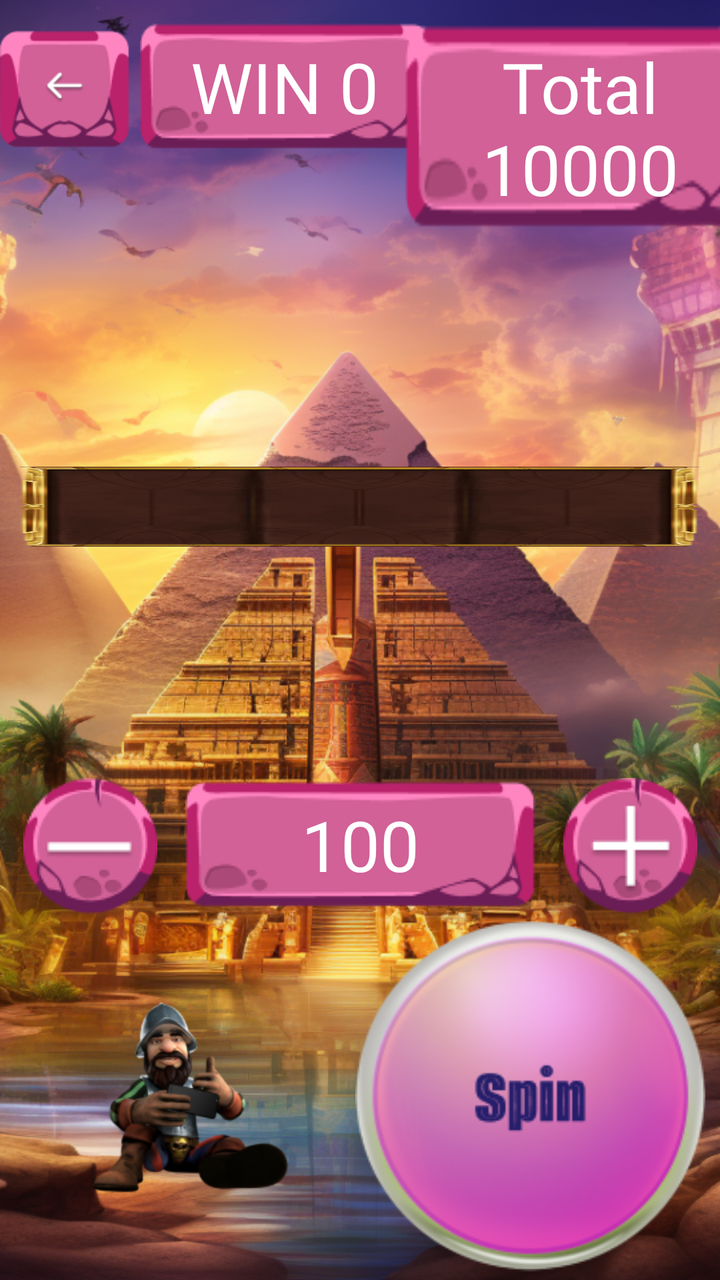
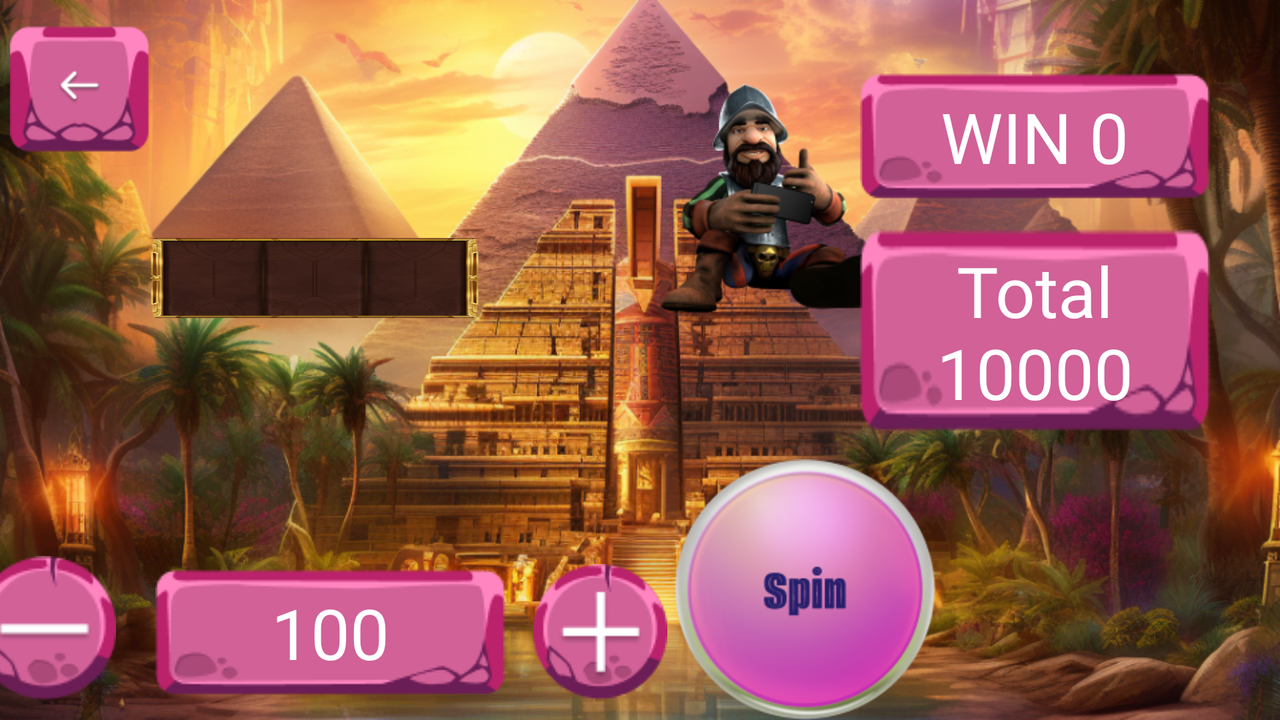

One screen, two layout resources from the same app: the default and the repository's alternative for another configuration. Each is rendered where Android would select it; the XML of both is given below.
<!-- AndroidManifest.xml: application theme Theme.PyramideLuck -->
<!-- res/layout/fragment_game_first.xml -->
<?xml version="1.0" encoding="utf-8"?>
<androidx.constraintlayout.widget.ConstraintLayout xmlns:android="http://schemas.android.com/apk/res/android"
    xmlns:app="http://schemas.android.com/apk/res-auto"
    xmlns:tools="http://schemas.android.com/tools"
    android:id="@+id/background_first_second_game"
    android:layout_width="match_parent"
    android:layout_height="match_parent"
    android:background="@drawable/background_first_game"
    tools:context=".ui.main.scene.games.GameFirstFragment">

    <androidx.constraintlayout.widget.ConstraintLayout
        android:id="@+id/status_game"
        android:layout_width="wrap_content"
        android:layout_height="0dp"
        app:layout_constraintEnd_toEndOf="parent"
        app:layout_constraintStart_toStartOf="parent"
        app:layout_constraintTop_toTopOf="parent">

        <ImageView
            android:id="@+id/btn_back"
            android:layout_width="@dimen/dp65"
            android:layout_height="0dp"
            android:clickable="true"
            android:contentDescription="@string/btn_back"
            android:focusable="true"
            android:src="@drawable/btn_back"
            app:layout_constraintStart_toStartOf="parent"
            app:layout_constraintTop_toTopOf="parent"
            tools:ignore="ImageContrastCheck" />

        <TextView
            android:id="@+id/text_win"
            android:layout_width="@dimen/dp145"
            android:layout_height="0dp"
            android:layout_marginStart="5dp"
            android:layout_marginTop="10dp"
            android:background="@drawable/text_background"
            android:fontFamily="@font/alumni_sans_inline_one"
            android:padding="@dimen/dp10"
            android:text="@string/title_win"
            android:textAlignment="center"
            android:textColor="@color/white"
            android:textSize="@dimen/size_textDescription"
            app:layout_constraintStart_toEndOf="@+id/btn_back"
            app:layout_constraintTop_toTopOf="parent" />

        <TextView
            android:id="@+id/text_total"
            android:layout_width="@dimen/dp175"
            android:layout_height="0dp"
            android:layout_marginStart="5dp"
            android:layout_marginTop="10dp"
            android:background="@drawable/text_background"
            android:fontFamily="@font/alumni_sans_inline_one"
            android:padding="@dimen/dp10"
            android:text="@string/title_total"
            android:textAlignment="center"
            android:textColor="@color/white"
            android:textSize="@dimen/size_textDescription"
            app:layout_constraintEnd_toEndOf="parent"
            app:layout_constraintStart_toEndOf="@+id/text_win"
            app:layout_constraintTop_toTopOf="parent" />

    </androidx.constraintlayout.widget.ConstraintLayout>

    <androidx.recyclerview.widget.RecyclerView
        android:id="@+id/sceneGame"
        android:layout_width="match_parent"
        android:layout_height="wrap_content"
        android:layout_gravity="center"
        android:layout_margin="@dimen/dp10"
        android:background="@drawable/container_slots_game"
        android:orientation="vertical"
        android:padding="@dimen/dp20"
        app:layout_constraintBottom_toTopOf="@+id/control_game"
        app:layout_constraintEnd_toEndOf="parent"
        app:layout_constraintStart_toStartOf="parent"
        app:layout_constraintTop_toBottomOf="@+id/status_game" />

    <androidx.constraintlayout.widget.ConstraintLayout
        android:id="@+id/control_game"
        android:layout_width="wrap_content"
        android:layout_height="0dp"
        app:layout_constraintBottom_toBottomOf="parent"
        app:layout_constraintEnd_toEndOf="parent"
        app:layout_constraintStart_toStartOf="parent">

        <ImageView
            android:id="@+id/btn_minus"
            android:layout_width="@dimen/dp75"
            android:layout_height="0dp"
            android:clickable="true"
            android:contentDescription="@string/btn_minus"
            android:focusable="true"
            android:src="@drawable/btn_minus"
            app:layout_constraintStart_toStartOf="parent"
            app:layout_constraintTop_toTopOf="parent"
            tools:ignore="ImageContrastCheck" />

        <ImageView
            android:id="@+id/btn_plus"
            android:layout_width="@dimen/dp75"
            android:layout_height="0dp"
            android:layout_marginStart="10dp"
            android:clickable="true"
            android:contentDescription="@string/btn_exit"
            android:focusable="true"
            android:src="@drawable/btn_plus"
            app:layout_constraintStart_toEndOf="@+id/text_bid"
            app:layout_constraintTop_toTopOf="parent"
            tools:ignore="ImageContrastCheck" />

        <TextView
            android:id="@+id/text_bid"
            android:layout_width="@dimen/dp175"
            android:layout_height="0dp"
            android:layout_marginStart="10dp"
            android:background="@drawable/text_background"
            android:fontFamily="@font/alumni_sans_inline_one"
            android:padding="@dimen/dp10"
            android:text="@string/title_bid"
            android:textAlignment="center"
            android:textColor="@color/white"
            android:textSize="@dimen/size_textDescription"
            app:layout_constraintStart_toEndOf="@+id/btn_minus"
            app:layout_constraintTop_toTopOf="parent" />

        <ImageView
            android:id="@+id/btn_spin"
            android:layout_width="@dimen/dp175"
            android:layout_height="0dp"
            android:clickable="true"
            android:contentDescription="@string/btn_spin"
            android:focusable="true"
            android:src="@drawable/btn_spin"
            app:layout_constraintEnd_toEndOf="parent"
            app:layout_constraintTop_toBottomOf="@+id/text_bid"
            tools:ignore="ImageContrastCheck" />


    </androidx.constraintlayout.widget.ConstraintLayout>

</androidx.constraintlayout.widget.ConstraintLayout>
<!-- resources referenced by this layout -->
<resources>
  <color name="white">#FFFFFFFF</color>
  <dimen name="dp10">10dp</dimen>
  <dimen name="dp145">145dp</dimen>
  <dimen name="dp175">175dp</dimen>
  <dimen name="dp20">20dp</dimen>
  <dimen name="dp65">65dp</dimen>
  <dimen name="dp75">75dp</dimen>
  <dimen name="size_textDescription">35sp</dimen>
  <!-- drawable background_first_game: png bitmap (drawable, 899110 bytes) -->
  <!-- drawable btn_back: png bitmap (drawable, 4550 bytes) -->
  <!-- drawable btn_minus: png bitmap (drawable, 3828 bytes) -->
  <!-- drawable btn_plus: png bitmap (drawable, 4165 bytes) -->
  <!-- drawable btn_spin: png bitmap (drawable, 33208 bytes) -->
  <!-- drawable container_slots_game: png bitmap (drawable, 110437 bytes) -->
  <!-- drawable text_background: png bitmap (drawable, 2937 bytes) -->
  <string name="btn_back">btn_back</string>
  <string name="btn_exit">btn_exit</string>
  <string name="btn_minus">btn_minus</string>
  <string name="btn_spin">btn_spin</string>
  <string name="title_bid">100</string>
  <string name="title_total">Total 10000</string>
  <string name="title_win">WIN 0</string>
  <style name="Theme.PyramideLuck" parent="Theme.MaterialComponents.DayNight.NoActionBar">
          
          <item name="colorPrimary">@color/purple_500</item>
          <item name="colorPrimaryVariant">@color/purple_700</item>
          <item name="colorOnPrimary">@color/white</item>
          
          <item name="colorSecondary">@color/teal_200</item>
          <item name="colorSecondaryVariant">@color/teal_700</item>
          <item name="colorOnSecondary">@color/black</item>
          
          <item name="android:statusBarColor">?attr/colorPrimaryVariant</item>
          
          <item name="android:windowNoTitle">true</item>
          <item name="android:windowFullscreen">true</item>
      </style>
  <color name="purple_500">#FF6200EE</color>
  <color name="purple_700">#FF3700B3</color>
  <color name="teal_200">#FF03DAC5</color>
  <color name="teal_700">#FF018786</color>
  <color name="black">#FF000000</color>
</resources>
<!-- res/layout-land/fragment_game_first.xml (the repository's variant of the layout above) -->
<!-- drawn on the phone turned sideways -->
<?xml version="1.0" encoding="utf-8"?>
<androidx.constraintlayout.widget.ConstraintLayout xmlns:android="http://schemas.android.com/apk/res/android"
    xmlns:app="http://schemas.android.com/apk/res-auto"
    xmlns:tools="http://schemas.android.com/tools"
    android:id="@+id/background_first_second_game"
    android:layout_width="match_parent"
    android:layout_height="match_parent"
    android:background="@drawable/background_first_game_land"
    tools:context=".ui.main.scene.games.GameFirstFragment">

    <androidx.constraintlayout.widget.ConstraintLayout
        android:id="@+id/status_game"
        android:layout_width="wrap_content"
        android:layout_height="0dp"
        app:layout_constraintBottom_toBottomOf="parent"
        app:layout_constraintEnd_toEndOf="parent"
        app:layout_constraintTop_toTopOf="parent">

        <TextView
            android:id="@+id/text_win"
            android:layout_width="@dimen/dp175"
            android:layout_height="0dp"
            android:layout_marginTop="35dp"
            android:layout_marginEnd="35dp"
            android:background="@drawable/text_background"
            android:fontFamily="@font/alumni_sans_inline_one"
            android:padding="@dimen/dp10"
            android:text="@string/title_win"
            android:textAlignment="center"
            android:textColor="@color/white"
            android:textSize="@dimen/size_textDescription"
            app:layout_constraintEnd_toEndOf="parent"
            app:layout_constraintTop_toTopOf="parent" />

        <TextView
            android:id="@+id/text_total"
            android:layout_width="@dimen/dp175"
            android:layout_height="0dp"
            android:layout_marginTop="10dp"
            android:layout_marginEnd="35dp"
            android:background="@drawable/text_background"
            android:fontFamily="@font/alumni_sans_inline_one"
            android:padding="@dimen/dp10"
            android:text="@string/title_total"
            android:textAlignment="center"
            android:textColor="@color/white"
            android:textSize="@dimen/size_textDescription"
            app:layout_constraintEnd_toEndOf="parent"
            app:layout_constraintTop_toBottomOf="@+id/text_win" />

        <ImageView
            android:id="@+id/btn_spin"
            android:layout_width="@dimen/dp175"
            android:layout_height="0dp"
            android:layout_marginTop="10dp"
            android:layout_marginEnd="150dp"
            android:clickable="true"
            android:contentDescription="@string/btn_spin"
            android:focusable="true"
            android:src="@drawable/btn_spin"
            app:layout_constraintBottom_toBottomOf="parent"
            app:layout_constraintEnd_toEndOf="parent"
            app:layout_constraintTop_toBottomOf="@+id/text_total"
            tools:ignore="ImageContrastCheck" />

    </androidx.constraintlayout.widget.ConstraintLayout>

    <androidx.recyclerview.widget.RecyclerView
        android:id="@+id/sceneGame"
        android:layout_width="0dp"
        android:layout_height="wrap_content"
        android:layout_gravity="center"
        android:layout_margin="@dimen/dp75"
        android:background="@drawable/container_slots_game"
        android:orientation="vertical"
        android:padding="@dimen/dp20"
        app:layoutManager="androidx.recyclerview.widget.GridLayoutManager"
        app:layout_constraintBottom_toTopOf="@+id/control_game"
        app:layout_constraintEnd_toStartOf="@+id/status_game"
        app:layout_constraintStart_toStartOf="parent"
        app:layout_constraintTop_toTopOf="parent" />

    <androidx.constraintlayout.widget.ConstraintLayout
        android:id="@+id/control_game"
        android:layout_width="wrap_content"
        android:layout_height="0dp"
        android:layout_margin="@dimen/dp10"
        app:layout_constraintBottom_toBottomOf="parent"
        app:layout_constraintEnd_toStartOf="@+id/status_game"
        app:layout_constraintStart_toStartOf="parent">

        <ImageView
            android:id="@+id/btn_minus"
            android:layout_width="90dp"
            android:layout_height="72dp"
            android:clickable="true"
            android:contentDescription="@string/btn_minus"
            android:focusable="true"
            android:src="@drawable/btn_minus"
            app:layout_constraintBottom_toBottomOf="parent"
            app:layout_constraintStart_toStartOf="parent"
            tools:ignore="ImageContrastCheck" />

        <ImageView
            android:id="@+id/btn_plus"
            android:layout_width="@dimen/dp75"
            android:layout_height="0dp"
            android:layout_marginStart="10dp"
            android:clickable="true"
            android:contentDescription="@string/btn_exit"
            android:focusable="true"
            android:src="@drawable/btn_plus"
            app:layout_constraintBottom_toBottomOf="parent"
            app:layout_constraintStart_toEndOf="@+id/text_bid"
            tools:ignore="ImageContrastCheck" />

        <TextView
            android:id="@+id/text_bid"
            android:layout_width="@dimen/dp175"
            android:layout_height="0dp"
            android:layout_marginStart="10dp"
            android:background="@drawable/text_background"
            android:fontFamily="@font/alumni_sans_inline_one"
            android:padding="@dimen/dp10"
            android:text="@string/title_bid"
            android:textAlignment="center"
            android:textColor="@color/white"
            android:textSize="@dimen/size_textDescription"
            app:layout_constraintBottom_toBottomOf="parent"
            app:layout_constraintStart_toEndOf="@+id/btn_minus" />


    </androidx.constraintlayout.widget.ConstraintLayout>

    <ImageView
        android:id="@+id/btn_back"
        android:layout_width="@dimen/dp70"
        android:layout_height="0dp"
        android:layout_marginStart="5dp"
        android:clickable="true"
        android:contentDescription="@string/btn_back"
        android:focusable="true"
        android:src="@drawable/btn_back"
        app:layout_constraintStart_toStartOf="parent"
        app:layout_constraintTop_toTopOf="parent"
        tools:ignore="ImageContrastCheck" />

</androidx.constraintlayout.widget.ConstraintLayout>
<!-- resources referenced by the variant -->
<!-- as the phone turned sideways resolves them -->
<resources>
  <color name="white">#FFFFFFFF</color>
  <dimen name="dp10">10dp</dimen>
  <dimen name="dp175">175dp</dimen>
  <dimen name="dp20">20dp</dimen>
  <dimen name="dp70">70dp</dimen>
  <dimen name="dp75">75dp</dimen>
  <dimen name="size_textDescription">35sp</dimen>
  <!-- drawable background_first_game_land: png bitmap (drawable, 1029847 bytes) -->
  <!-- drawable btn_back: png bitmap (drawable, 4550 bytes) -->
  <!-- drawable btn_minus: png bitmap (drawable, 3828 bytes) -->
  <!-- drawable btn_plus: png bitmap (drawable, 4165 bytes) -->
  <!-- drawable btn_spin: png bitmap (drawable, 33208 bytes) -->
  <!-- drawable container_slots_game: png bitmap (drawable, 110437 bytes) -->
  <!-- drawable text_background: png bitmap (drawable, 2937 bytes) -->
  <string name="btn_back">btn_back</string>
  <string name="btn_exit">btn_exit</string>
  <string name="btn_minus">btn_minus</string>
  <string name="btn_spin">btn_spin</string>
  <string name="title_bid">100</string>
  <string name="title_total">Total 10000</string>
  <string name="title_win">WIN 0</string>
  <style name="Theme.PyramideLuck" parent="Theme.MaterialComponents.DayNight.NoActionBar">
          
          <item name="colorPrimary">@color/purple_500</item>
          <item name="colorPrimaryVariant">@color/purple_700</item>
          <item name="colorOnPrimary">@color/white</item>
          
          <item name="colorSecondary">@color/teal_200</item>
          <item name="colorSecondaryVariant">@color/teal_700</item>
          <item name="colorOnSecondary">@color/black</item>
          
          <item name="android:statusBarColor">?attr/colorPrimaryVariant</item>
          
          <item name="android:windowNoTitle">true</item>
          <item name="android:windowFullscreen">true</item>
      </style>
  <color name="purple_500">#FF6200EE</color>
  <color name="purple_700">#FF3700B3</color>
  <color name="teal_200">#FF03DAC5</color>
  <color name="teal_700">#FF018786</color>
  <color name="black">#FF000000</color>
</resources>
